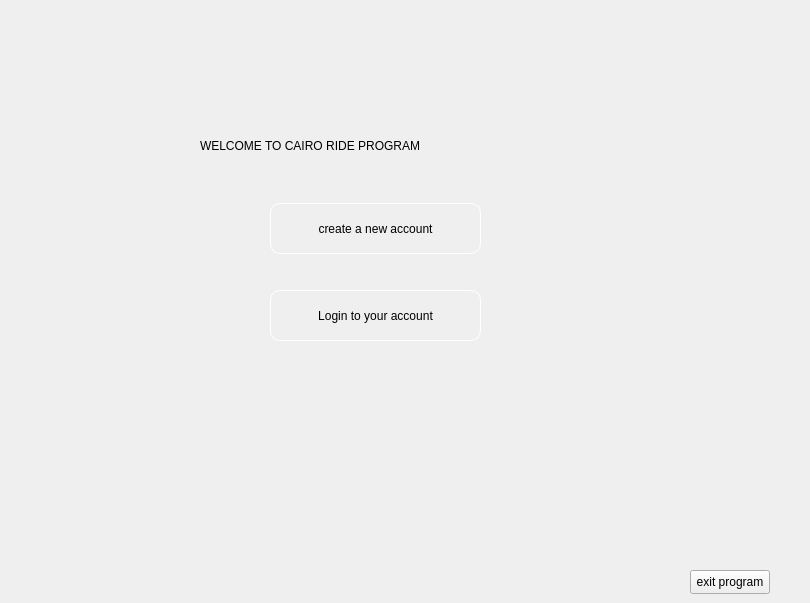
    <widget class="QWidget" name="welcome1">
     <widget class="QWidget" name="widget_8" native="true">
      <property name="geometry">
       <rect>
        <x>90</x>
        <y>70</y>
        <width>551</width>
        <height>451</height>
       </rect>
      </property>
      <widget class="QLabel" name="label_7">
       <property name="geometry">
        <rect>
         <x>110</x>
         <y>10</y>
         <width>411</width>
         <height>131</height>
        </rect>
       </property>
       <property name="styleSheet">
        <string notr="true">font: 700 14pt &quot;Terminal&quot;;</string>
       </property>
       <property name="text">
        <string>WELCOME TO CAIRO RIDE PROGRAM</string>
       </property>
      </widget>
      <widget class="QPushButton" name="pushButton_12">
       <property name="geometry">
        <rect>
         <x>180</x>
         <y>133</y>
         <width>211</width>
         <height>51</height>
        </rect>
       </property>
       <property name="styleSheet">
        <string notr="true">border-radius:10px;
font: 10pt &quot;Segoe UI&quot;;
border:1px solid white;
</string>
       </property>
       <property name="text">
        <string>create a new account</string>
       </property>
      </widget>
      <widget class="QPushButton" name="pushButton_13">
       <property name="geometry">
        <rect>
         <x>180</x>
         <y>220</y>
         <width>211</width>
         <height>51</height>
        </rect>
       </property>
       <property name="styleSheet">
        <string notr="true">border-radius:10px;
font: 10pt &quot;Segoe UI&quot;;
border:1px solid white;
</string>
       </property>
       <property name="text">
        <string>Login to your account</string>
       </property>
      </widget>
     </widget>
     <widget class="QWidget" name="widget_9" native="true">
      <property name="geometry">
       <rect>
        <x>560</x>
        <y>10</y>
        <width>241</width>
        <height>451</height>
       </rect>
      </property>
      <property name="styleSheet">
       <string notr="true">background-image: url(:/QtWidgetsApplication3/download-removebg-preview.png);
background-position: center;
    background-repeat: no-repeat;
</string>
      </property>
     </widget>
     <widget class="QPushButton" name="exit01">
      <property name="geometry">
       <rect>
        <x>690</x>
        <y>570</y>
        <width>80</width>
        <height>24</height>
       </rect>
      </property>
      <property name="text">
       <string>exit program</string>
      </property>
     </widget>
    </widget>
